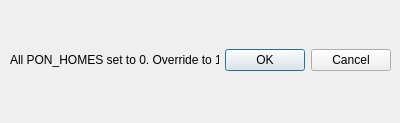
<?xml version="1.0" encoding="UTF-8"?>
<ui version="4.0">
 <class>OverridePonHomes</class>
 <widget class="QDialog" name="OverridePonHomes">
  <property name="geometry">
   <rect>
    <x>0</x>
    <y>0</y>
    <width>400</width>
    <height>123</height>
   </rect>
  </property>
  <property name="windowTitle">
   <string>Dialog</string>
  </property>
  <widget class="QWidget" name="gridLayoutWidget">
   <property name="geometry">
    <rect>
     <x>10</x>
     <y>10</y>
     <width>381</width>
     <height>101</height>
    </rect>
   </property>
   <layout class="QGridLayout" name="gridLayout">
    <item row="0" column="1">
     <widget class="QDialogButtonBox" name="phOverrideButtons">
      <property name="orientation">
       <enum>Qt::Horizontal</enum>
      </property>
      <property name="standardButtons">
       <set>QDialogButtonBox::Cancel|QDialogButtonBox::Ok</set>
      </property>
     </widget>
    </item>
    <item row="0" column="0">
     <widget class="QLabel" name="PHOverrideLabel">
      <property name="text">
       <string>All PON_HOMES set to 0. Override to 1?</string>
      </property>
     </widget>
    </item>
   </layout>
  </widget>
 </widget>
 <resources/>
 <connections>
  <connection>
   <sender>phOverrideButtons</sender>
   <signal>accepted()</signal>
   <receiver>OverridePonHomes</receiver>
   <slot>accept()</slot>
   <hints>
    <hint type="sourcelabel">
     <x>248</x>
     <y>254</y>
    </hint>
    <hint type="destinationlabel">
     <x>157</x>
     <y>274</y>
    </hint>
   </hints>
  </connection>
  <connection>
   <sender>phOverrideButtons</sender>
   <signal>rejected()</signal>
   <receiver>OverridePonHomes</receiver>
   <slot>reject()</slot>
   <hints>
    <hint type="sourcelabel">
     <x>316</x>
     <y>260</y>
    </hint>
    <hint type="destinationlabel">
     <x>286</x>
     <y>274</y>
    </hint>
   </hints>
  </connection>
 </connections>
</ui>
